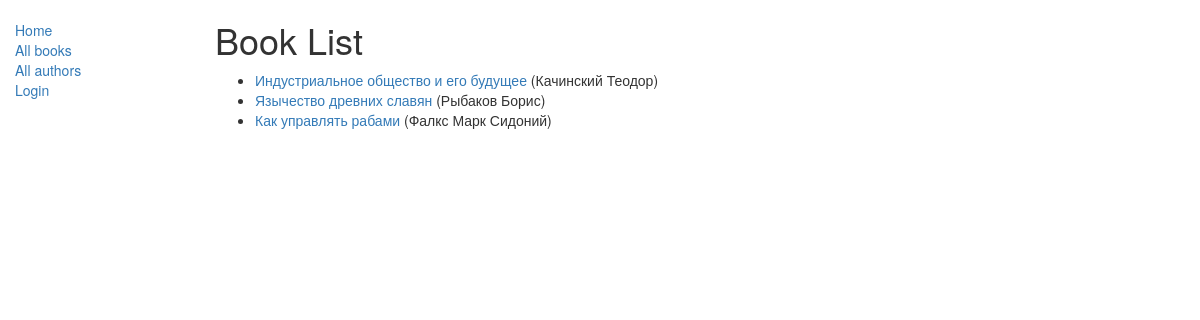
/catalog/books/, run on the app's committed database.
### catalog/models.py (models this page shows, shortened)
class Book(models.Model):
    title = models.CharField(max_length=200)
    image = models.ImageField(null=True, blank=True)
    author = models.ForeignKey('Author', on_delete=models.SET_NULL, null=True)
    summary = models.TextField(max_length=1000, help_text="Enter a brief description of the book")
    isbn = models.CharField('ISBN', max_length=13,
                            help_text='13 Character <a href="https://www.isbn-international.org/content/what-isbn">ISBN number</a>')
    genre = models.ManyToManyField(Genre, help_text="Select a genre for this book")
    def get_absolute_url(self):
        return reverse('book-detail', args=[str(self.id)])
    def display_genre(self):
        """
        Creates a string for the Genre. This is required to display genre in Admin.
        """
        return ', '.join([genre.name for genre in self.genre.all()[:3]])
    display_genre.short_description = 'Genre'

class Author(models.Model):
    first_name = models.CharField(max_length=100)
    last_name = models.CharField(max_length=100)
    date_of_birth = models.DateField(null=True, blank=True)
    date_of_death = models.DateField('Died', null=True, blank=True)
    def __str__(self):
        return '%s %s' % (self.last_name, self.first_name)
    class Meta:
        ordering = ['last_name']

### catalog/views.py (the view)
# urls.py: path('books/', BookListView.as_view(), name='books'),
class BookListView(generic.ListView):
    model = Book
    paginate_by = 10
    def get_queryset(self):
        return Book.objects.filter(title__icontains='war')[:5]  # Получить 5 книг, содержащих 'war' в заголовке
    def get_context_data(self, **kwargs):
        context = super(BookListView, self).get_context_data(**kwargs)
        context['book_list'] = Book.objects.all()
        return context

### catalog/templates/catalog/book_list.html
{% extends "template.html" %}
{% block content %}
    <h1>Book List</h1>
    {% if book_list %}
    <ul>
      {% for book in book_list %}
      <li>
        <a href="{{ book.get_absolute_url }}">{{ book.title }}</a> ({{book.author}})
      </li>
      {% endfor %}
    </ul>
    {% else %}
      <p>There are no books in the library.</p>
    {% endif %}
{% endblock %}

### data on the page
Book: title "Индустриальное общество и его будущее", author "Качинский Теодор"
Book: title "Язычество древних славян", author "Рыбаков Борис"
Book: title "Как управлять рабами", author "Фалкс Марк Сидоний"
